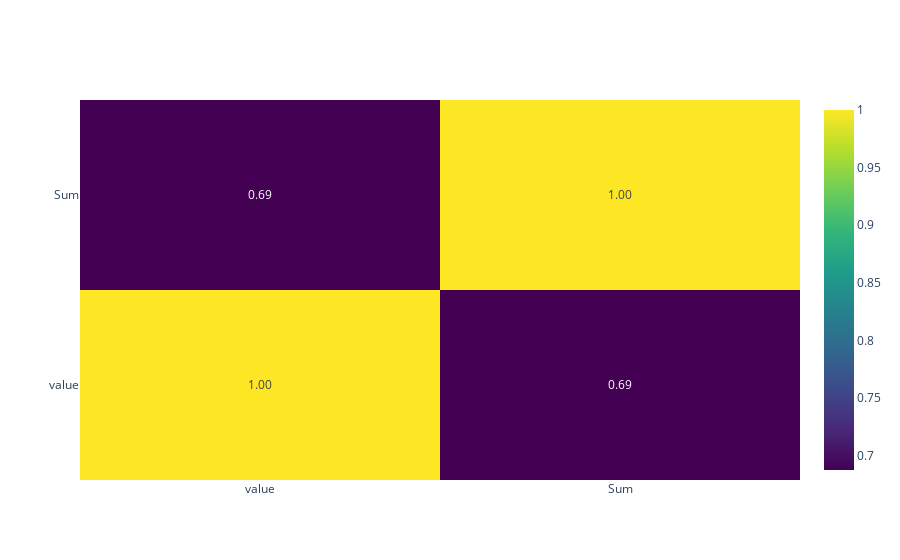

Write notebook code for a chart like this one.
### Markdown cell above
# NOTE: USE PREPROCESSED DATA INSTEAD OF USING THE DATA DIRECTLY from the apis

### Code cell
dfcorrelation = pd.merge(meanprovince, dfprovince, on='RegioS')

correlation = dfcorrelation[['value', 'Sum']].corr()
corr_matrix = go.Figure(data=go.Heatmap(
        z=correlation.values,
        x=correlation.columns,
        y=correlation.index,
        text=correlation.values, #Show the values in the heatmap
        texttemplate="%{text:.2f}",
        colorscale='Viridis')) #Create the heatmap figure

corr_matrix.show()

### Figure 1 — Plotly figure (JSON) as saved in the notebook; plotly's stock layout.template omitted (floating-point values rounded to 4 significant figures)
{"data": [{"colorscale": [[0, "#440154"], [0.1111, "#482878"], [0.2222, "#3e4989"], [0.3333, "#31688e"], [0.4444, "#26828e"], [0.5556, "#1f9e89"], [0.6667, "#35b779"], [0.7778, "#6ece58"], [0.8889, "#b5de2b"], [1, "#fde725"]], "text": [[1, 0.6876], [0.6876, 1]], "texttemplate": "%{text:.2f}", "type": "heatmap", "x": ["value", "Sum"], "y": ["value", "Sum"], "z": [[1, 0.6876], [0.6876, 1]]}], "layout": {}}
